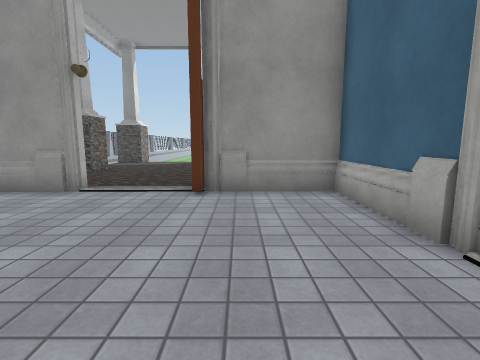
[1] (above)

16 first-person views from a walk through a Unity game level. The camera is 1.3 m above the floor, tilts 8° down and sees 85° across. The floor is counted in squares, 1 m on a side. Each view is taken from the middle of a square. On the plan, view 1 faces up. The plan holds only what a view shows up to about 13 squares ahead; the rest is blank. The place goes on beyond the plan. Door leaves are left out, so doorways stand open. Some surface patterns are stand-ins.

[2]
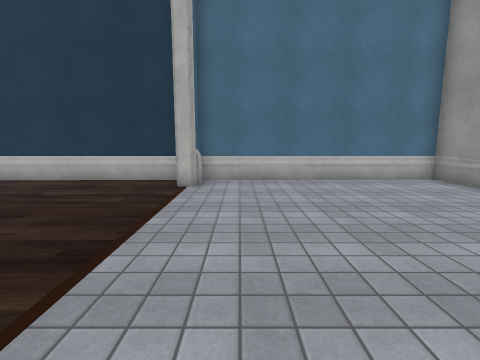

[3]
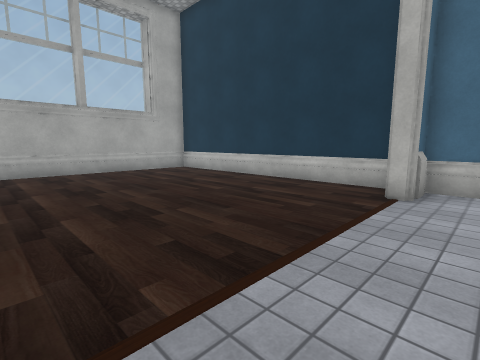

[4]
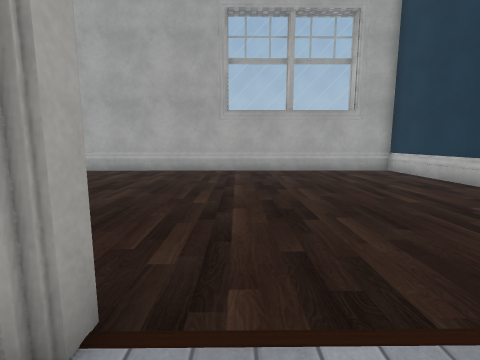

[5]
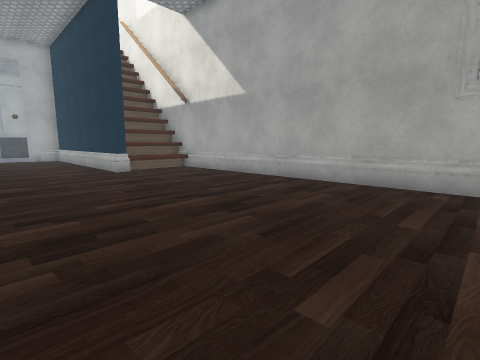

[6]
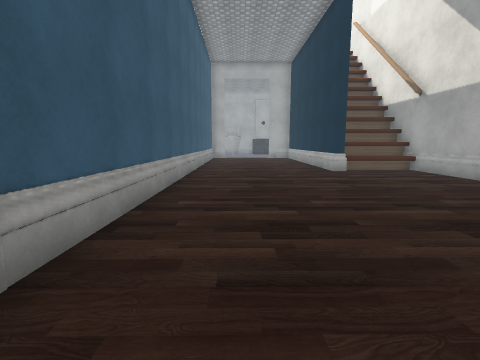

[7]
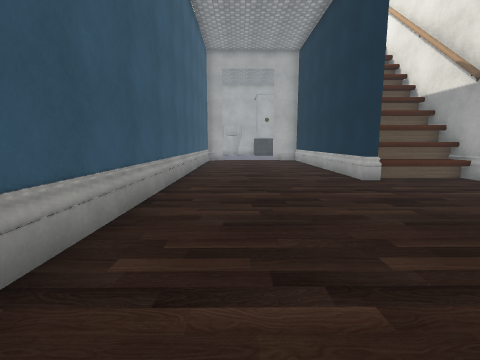

[8]
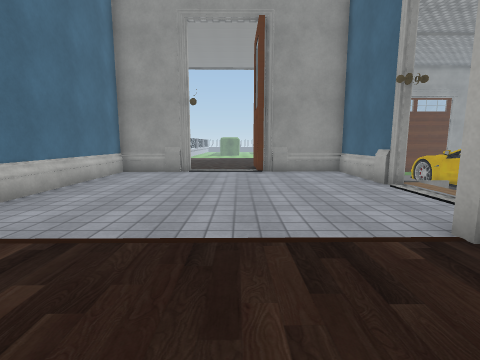

[9]
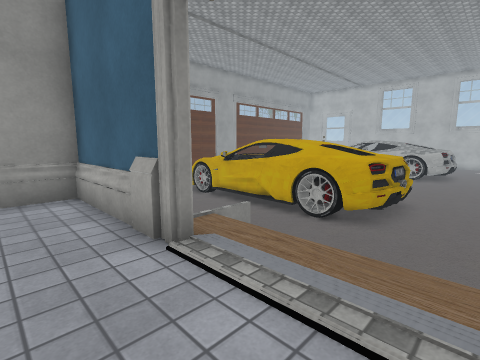

[10]
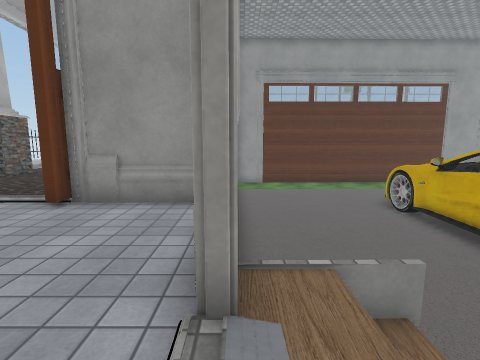

[11]
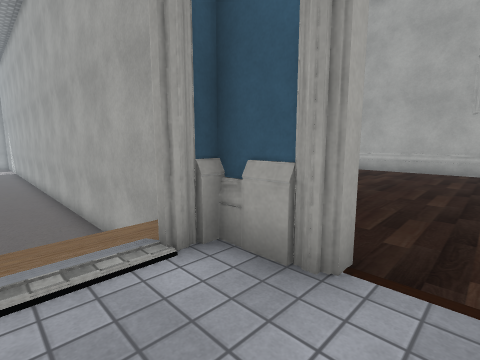

[12]
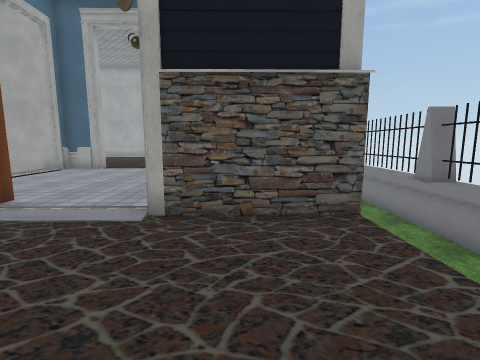

[13]
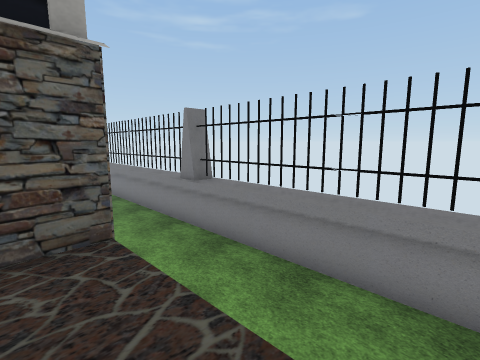

[14]
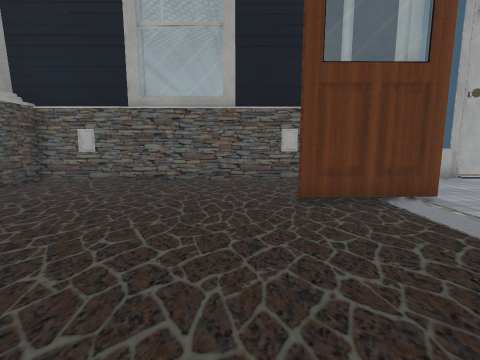

[15]
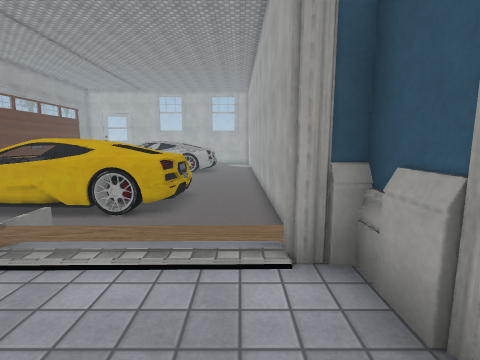

[16]
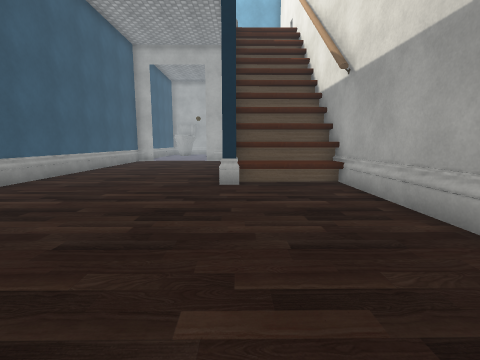

### Floor plan
Key: @ floor where view 1 was taken; # wall or solid block; . main floor; - floor 1.25 m lower than the main floor; D open door; = window, fence, low wall or low ledge; ^ raised ledge; v drop or lower ground; O other object.
Columns run from 12 left of view 1 to 17 right of it. Each row starts with its distance up from view 1.
 17            ...#
 16           ....#
 15          .....#
 14         ......# vvvvvvv
 13       ........# vvvvvv^
 12       ........# vvvvvv^
 11 ^-   .........# vvvvvv^
 10 ^-- ..........# vvvvvv^^
  9 ^---.......#..# vvvvv=^^=
  8 ^---.......O  # vvvvv==
  7 #---###O...#####vvvvv=^^ ^
  6 ^---##.DD...D..#   vvv^^^^
  5 ^---##.DD...D..#  vvv^^^^^
  4 #---##.DD...D..#vvvvv^^  ^
  3 ^-- ##.DD...D..#vv vvv^^^^vvv
  2 #-- ##..D.......v  vvvvvvvvvvv
  1 ^-- ##.DD.......v  vvvvvvvvvvv
  0 ^-  ##.DD...@...v  vvvvvvvvvvv
 -1 ^-  ###DD...D###vvvvvvvvvvvvvv
 -2 ^-   ##DD...D#################
 -3      #.DD...D.................
 -4      #.DD.....................
 -5      #.DD.....................
 -6      #.DD.....................
 -7      #.DD.....................
 -8      #.DD................####
 -9      #..D................^#
-10      #...................^#
-11      #...................^#
-12      #.................##^^
-13      #####################

Positions as (right, up) in squares from view 1, and headings:
1: (0, 0), facing up
2: (2, 0), facing left
3: (1, 0), facing down-left
4: (0, 0), facing down
5: (0, -4), facing down-right
6: (0, -4), facing right
7: (3, -4), facing right
8: (-2, -5), facing up
9: (1, 0), facing up-right
10: (3, 1), facing up
11: (0, 1), facing down-right
12: (-6, 12), facing down
13: (-7, 11), facing down-left
14: (-7, 11), facing right
15: (0, 0), facing right
16: (4, -9), facing right
